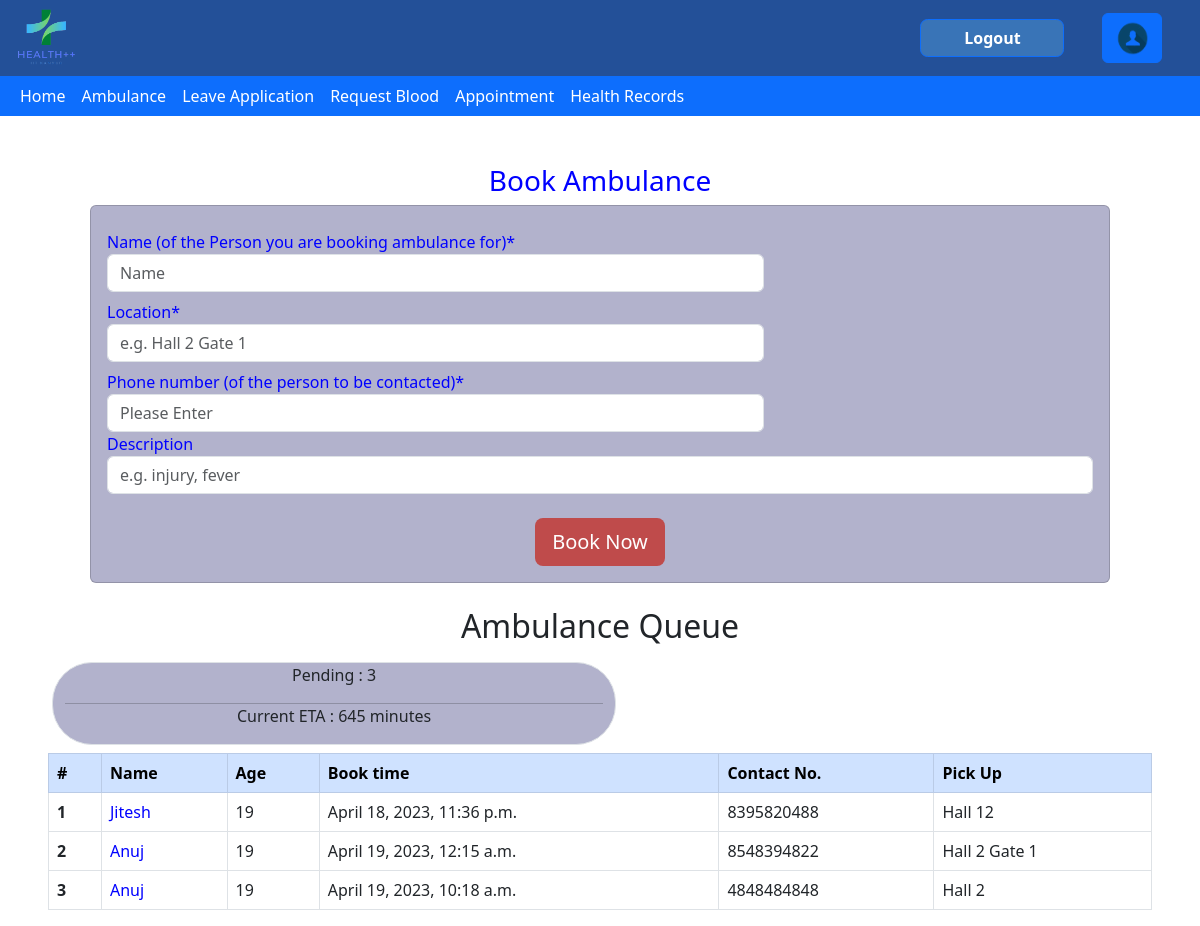
The app's page /ambulance/ (signed in) with its own data.
### ambulance/models.py (models this page shows, shortened)
class ambulance(models.Model):
    name = models.CharField(max_length=60)
    location = models.CharField(max_length=69)
    phoneno = models.IntegerField()
    description = models.CharField(max_length=150)
    bookingtime = models.DateTimeField()
    ambulanceno = models.IntegerField()
    status = models.BooleanField()

### ambulance/views.py (the view)
# urls.py: path("",views.index,name="index"),
@login_required
def index(request):
    entries=ambulance.objects.filter(status=True).order_by('bookingtime')
    if(entries.first()==None):
        time = "NaN"
    else:
        time = int((entries.last().bookingtime-entries.first().bookingtime).seconds/60)+3
    return render(request,'ambulance/base.html',{"ambulance":entries,"entry_count":entries.count(),"time":time,"err":0})

### ambulance/templates/ambulance/base.html (shortened to what this page needs)
{% extends 'health/base.html' %}
{% load static%}
{%block content%}
<!DOCTYPE html>
<html>
    <head>
        <link href="https://cdn.jsdelivr.net/npm/bootstrap@5.3.0-alpha1/dist/css/bootstrap.min.css" rel="stylesheet">
    </head>
    <body>
        <div>
            {% if user.account.Role != 'Ambulance' %}
            <div class="container-sm ml-5 mr-5 mt-5">
                <h3 style='color:blue; text-align: center;' class="mb-2 mx-4">
                    Book Ambulance
                </h3>
                <form action = "{% url 'submission' %}" method="post" class="needs-validation card p-3  mx-5" novalidate style='background-color: #b2b2cc; color: blue; font-weight: 400;'>
                    <div class="form-group row">
                        <div class="col-12">
                            <label>
                                <div class=" mt-2">Name (of the Person you are booking ambulance for)*</div>
                            </label>
                        </div>
                    </div>
                    <div class="col-md-12 col-lg-8 ">
                        <input
                            type="text"
                            name = "name"
                            class="form-control float-left"
                            placeholder="Name"
                            required
                        ></input>
                    </div>
                    <div class="form-group row ">
                        <div class="col-md-12 col-lg-2">
                            <label>
                            <div class="mt-2">Location*</div>
                            </label>
                        </div>
                    </div>
                    <div class="col-md-12 col-lg-8 ">
                        <input
                            type="text"
                            name = "location"
                            class="form-control float-left"
                            placeholder="e.g. Hall 2 Gate 1"
                            required
                        ></input>
                    </div>
                    <div class="form-group row ">
                        <div class="col-12">
                            <label>
                                <div class=" mt-2">Phone number (of the person to be contacted)*</div>
                            </label>
                        </div>
                    </div>
                    <div class="col-md-12 col-lg-8 ">
                        <input
                            type="text"
                            name = "phoneno"
                            pattern="[0-9]{10}"
                            class="form-control float-left"
                            placeholder="Please Enter"
                            required
                        ></input>
                    </div>
                    <div class="form-group">
                        <label>Description</label>
                        <input
                            type="text"
                            name = "description"
                            class="form-control float-left"
                            placeholder="e.g. injury, fever"
                        ></input>
                    </div>
                    <div class="mt-4 text-center">
                        <button
                            type="submit"
                            class="btn btn-lg text-white"
                            style='background-color: #BF4B4B;'
                        >
                            Book Now
                        </button>
                    </div>
                </form>
            </div>
            {% endif %}
            <div class="mt-4 mx-5">
                <h2 style='text-align: center;'>Ambulance Queue</h2>
                <div class="row col">
                    <div class="col-6 border mx-3 my-2" style='text-align: center; background-color: #b2b2cc; border-radius: 40px;'>
                        <p>Pending : {{entry_count}}</p>
                        <hr style='margin: 0px;'></hr>
                        <p>Current ETA : {{time}} minutes</p>
                    </div>
                </div>
                <div class="table-responsive">
                    <table class="table table-bordered table-hover">
                        <thead class="table-primary">
                            <tr>
                                <th scope="col">#</th>
                                <th scope="col"> Name </th>
                                <th scope="col"> Age </th>
                                <th scope="col">Book time</th>
                                <th scope="col">Contact No.</th>
                                <th scope="col">Pick Up</th>
                            </tr>
                        </thead>
                        <tbody>
                            {% for patients in ambulance %}
                            <tr>
                                <th scope="row">{{forloop.counter}}</th>
                                <td style='color: blue;'>{{patients.name}}</td>
                                <td>19</td>
                                <td>{{patients.bookingtime}}</td>
                                <td>{{patients.phoneno}}</td>
                                <td>{{patients.location}}</td>
                            </tr>
                            {% endfor %}
                        </tbody>
                    </table>
                </div>
            </div>
        </div>
    </body>
</html>
{% endblock %}

### records on screen
ambulance: name "Jitesh", bookingtime "April 18, 2023, 11:36 p.m.", phoneno "8395820488", location "Hall 12"
ambulance: name "Anuj", bookingtime "April 19, 2023, 12:15 a.m.", phoneno "8548394822", location "Hall 2 Gate 1"
ambulance: name "Anuj", bookingtime "April 19, 2023, 10:18 a.m.", phoneno "4848484848", location "Hall 2"

### other values on screen
{{ entry_count }} "3"
{{ time }} "645"
